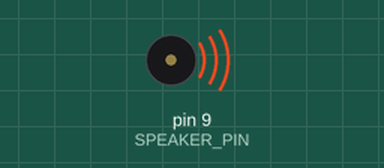
Recording of a program running on a simulated Arduino Mega 2560, built with avr-gcc and run on an emulated ATmega2560. Parts: buzzer (waves = sounding).

Above: at 0.2 s.
Timing chart, 0 to 3.0 s (numbered marks = the images above):
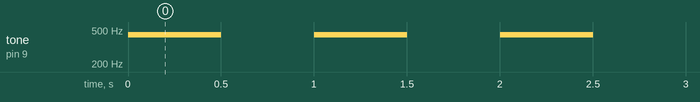

The program:

main.cpp
```cpp
//**************************************************************//
//  Name    : Buzzers and tones
//  Author  : Jose Luis Figueroa
//  Date    : 23 March, 2021
//  Board   : Arduino Mega
//  Version : 1.0
//  Notes   :
//**************************************************************//
#include <Arduino.h>

//Pins
const uint8_t SPEAKER_PIN = 9;

void setup() {
  pinMode(SPEAKER_PIN, OUTPUT);
}

void loop() {
  //Set the tone
  tone(SPEAKER_PIN, 440, 500);
  delay(1000);
}
```

Measured:
- by itself, tone on pin 9 (SPEAKER_PIN): alternates 440 Hz for 0.50 s and silent for 0.50 s
